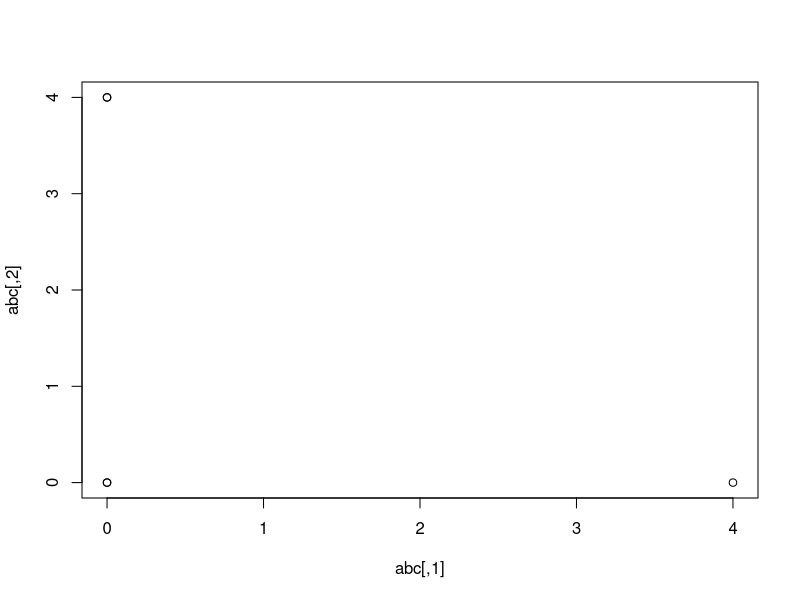
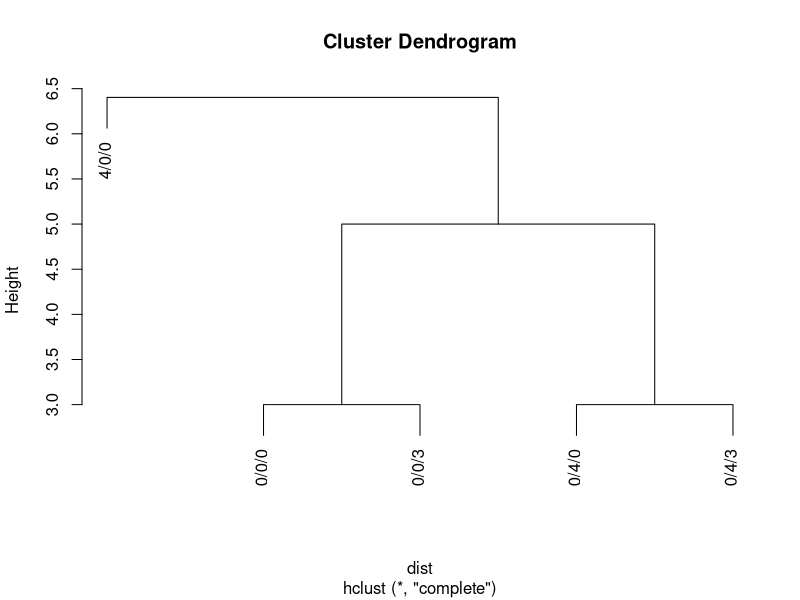

Write the R code that produced these figures, in order.
X11()

abc <- matrix (
   c( 0, 0, 0,
      0, 0, 3,
      0, 4, 0,
      0, 4, 3,
      4, 0, 0),
    ncol  = 3,
    byrow = TRUE
)

rownames(abc) <- c('0/0/0', '0/0/3', '0/4/0', '0/4/3', '4/0/0')

plot(abc)

z <- locator(1)

dist <- dist(abc)

dist
#          0/0/0    0/0/3    0/4/0    0/4/3
# 0/0/3 3.000000
# 0/4/0 4.000000 5.000000
# 0/4/3 5.000000 4.000000 3.000000
# 4/0/0 4.000000 5.000000 5.656854 6.403124

clust <- hclust(dist)

plot(clust)

z <- locator(1)
